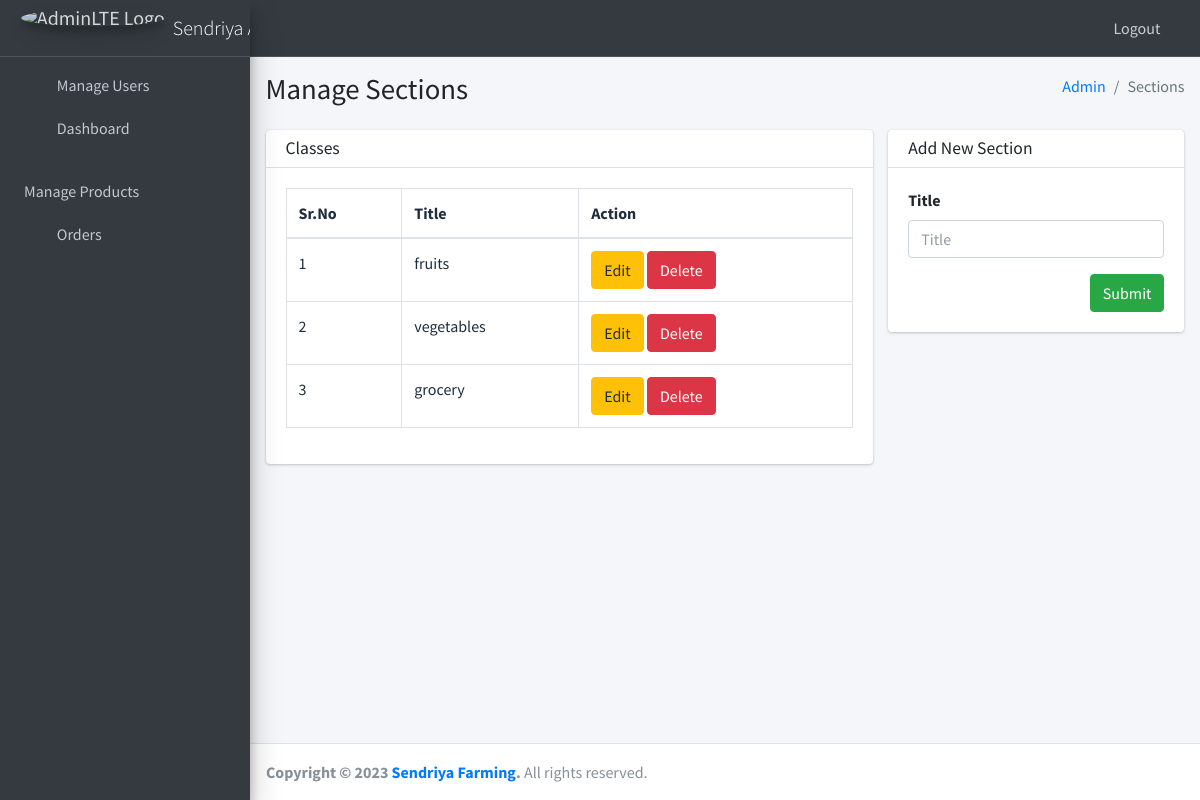
The page /AdminPageCode/category.php (signed in) on the database its author committed.
### tables this page shows
CREATE TABLE `categories` (
  `id` int(11) NOT NULL,
  `title` text NOT NULL
);

### AdminPageCode/category.php (the view, shortened to what this page needs)
<?php include('../includes/config.php') ?>
<?php include('header.php') ?>
<?php include('sidebar.php') ?>
<div class="content-wrapper">
    <div class="content-header">
        <div class="container-fluid">
            <div class="row mb-2">
                <div class="col-sm-6">
                    <h1 class="m-0">Manage Sections</h1>
                </div>
                <div class="col-sm-6">
                    <ol class="breadcrumb float-sm-right">
                        <li class="breadcrumb-item"><a href="#">Admin</a></li>
                        <li class="breadcrumb-item active">Sections</li>
                    </ol>
                </div>
            </div>
        </div>
    </div>
    <section class="content">
        <div class="container-fluid">
            <div class="row">
                <div class="col-lg-8">
                    <div class="card">
                        <div class="card-header py-2">
                            <h3 class="card-title">Classes</h3>
                        </div>
                        <div class="card-body">
                            <div class="table-responsive">
                                <table class="table table-bordered bg-white">
                                    <thead>
                                        <tr>
                                            <th>Sr.No</th>
                                            <th>Title</th>
                                            <th>Action</th>
                                        </tr>
                                    </thead>
                                    <tbody>
                                        <?php
                                        $count = 1;
                                        $category_query = mysqli_query($db_conn, 'SELECT * from categories');
                                        while ($category = mysqli_fetch_object($category_query)) { ?>
                                            <tr>
                                                <td><?= $count++ ?></td>
                                                <td><?= $category->title ?></td>
                                                <td>
                                                    <button id="<?= $category->id ?>" class="edit btn btn-warning">Edit</button>
                                                    <button id="d<?= $category->id ?>" class="delete btn btn-danger">Delete</button>
                                                </td>
                                            </tr>
                                        <?php } ?>
                                    </tbody>
                                </table>
                            </div>
                        </div>
                    </div>
                </div>
                <div class="col-lg-4">
                    <div class="card">
                        <div class="card-header py-2">
                            <h3 class="card-title">Add New Section</h3>
                        </div>
                        <div class="card-body">
                            <form action="" method="post">
                                <div class="form-group">
                                    <label for="title">Title</label>
                                    <input type="text" name="title" id="" placeholder="Title" required class="form-control">
                                </div>
                                <button class="btn btn-success float-right" name="submit">Submit</button>
                            </form>
                        </div>
                    </div>
                </div>
            </div>
        </div>
    </section>
</div>
<?php include('footer.php') ?>

### rows shown on the page
categories: title "fruits"
categories: title "vegetables"
categories: title "grocery"
